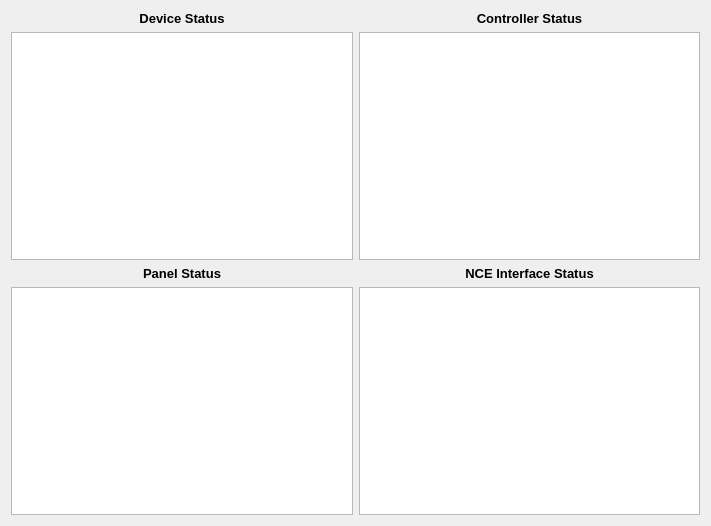
<?xml version="1.0" encoding="UTF-8"?>
<ui version="4.0">
 <class>StatusDialog</class>
 <widget class="QDialog" name="StatusDialog">
  <property name="geometry">
   <rect>
    <x>0</x>
    <y>0</y>
    <width>711</width>
    <height>526</height>
   </rect>
  </property>
  <property name="windowTitle">
   <string>Status</string>
  </property>
  <layout class="QGridLayout" name="gridLayout">
   <item row="0" column="0">
    <widget class="QLabel" name="label">
     <property name="font">
      <font>
       <pointsize>10</pointsize>
       <weight>75</weight>
       <bold>true</bold>
      </font>
     </property>
     <property name="text">
      <string>Device Status</string>
     </property>
     <property name="alignment">
      <set>Qt::AlignCenter</set>
     </property>
    </widget>
   </item>
   <item row="0" column="1">
    <widget class="QLabel" name="label_2">
     <property name="font">
      <font>
       <pointsize>10</pointsize>
       <weight>75</weight>
       <bold>true</bold>
      </font>
     </property>
     <property name="text">
      <string>Controller Status</string>
     </property>
     <property name="alignment">
      <set>Qt::AlignCenter</set>
     </property>
    </widget>
   </item>
   <item row="1" column="0">
    <widget class="QTableWidget" name="deviceTable"/>
   </item>
   <item row="1" column="1">
    <widget class="QTableWidget" name="controllerTable"/>
   </item>
   <item row="2" column="0">
    <widget class="QLabel" name="label_3">
     <property name="font">
      <font>
       <pointsize>10</pointsize>
       <weight>75</weight>
       <bold>true</bold>
      </font>
     </property>
     <property name="text">
      <string>Panel Status</string>
     </property>
     <property name="alignment">
      <set>Qt::AlignCenter</set>
     </property>
    </widget>
   </item>
   <item row="2" column="1">
    <widget class="QLabel" name="label_4">
     <property name="font">
      <font>
       <pointsize>10</pointsize>
       <weight>75</weight>
       <bold>true</bold>
      </font>
     </property>
     <property name="text">
      <string>NCE Interface Status</string>
     </property>
     <property name="alignment">
      <set>Qt::AlignCenter</set>
     </property>
    </widget>
   </item>
   <item row="3" column="0">
    <widget class="QTableWidget" name="panelTable"/>
   </item>
   <item row="3" column="1">
    <widget class="QTableWidget" name="nceStatusTable"/>
   </item>
  </layout>
 </widget>
 <resources/>
 <connections/>
</ui>
